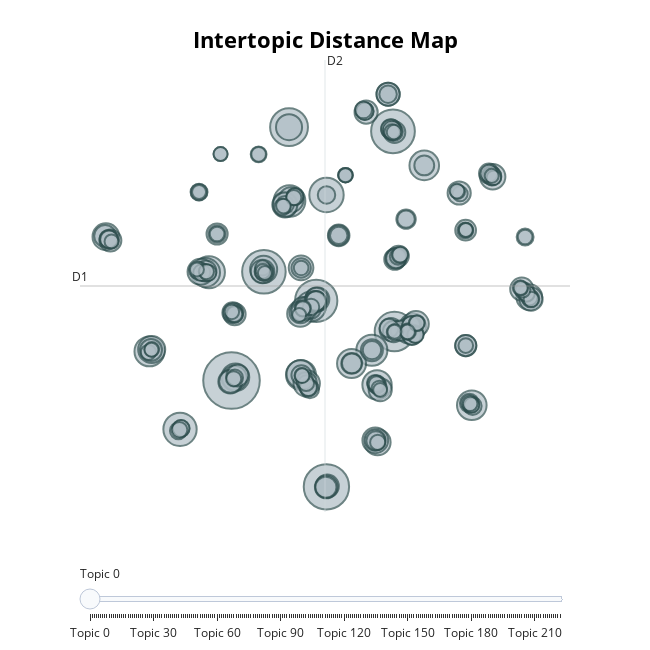

Source (notebook cell):
### Code cell
topic_model.visualize_topics()

### Figure 1 — Plotly figure (JSON) as saved in the notebook; plotly's stock layout.template omitted (floating-point values rounded to 4 significant figures; data arrays with more than 128 entries replaced by an {"elided": "..."} marker saying what was removed)
{"data": [{"customdata": {"elided": "223x3 mixed values"}, "hovertemplate": "<b>Topic %{customdata[0]}</b><br>%{customdata[1]}<br>Size: %{customdata[2]}", "legendgroup": "", "marker": {"color": "#B0BEC5", "line": {"color": "DarkSlateGrey", "width": 2}, "size": {"elided": "223 int values"}, "sizemode": "area", "sizeref": 0.1119, "symbol": "circle"}, "mode": "markers", "name": "", "orientation": "v", "showlegend": false, "type": "scatter", "x": {"elided": "223 float values"}, "xaxis": "x", "y": {"elided": "223 float values"}, "yaxis": "y"}], "layout": {"annotations": [{"showarrow": false, "text": "D1", "x": -13.44, "y": 2.946, "yshift": 10}, {"showarrow": false, "text": "D2", "x": 3.615, "xshift": 10, "y": 21.32}], "height": 650, "hoverlabel": {"bgcolor": "white", "font": {"family": "Rockwell", "size": 16}}, "legend": {"itemsizing": "constant", "tracegroupgap": 0}, "margin": {"t": 60}, "shapes": [{"line": {"color": "#CFD8DC", "width": 2}, "type": "line", "x0": 3.615, "x1": 3.615, "y0": -15.43, "y1": 21.32}, {"line": {"color": "#9E9E9E", "width": 2}, "type": "line", "x0": -13.44, "x1": 20.67, "y0": 2.946, "y1": 2.946}], "sliders": [{"active": 0, "pad": {"t": 50}, "steps": [{"args": [{"marker.color": {"elided": "1x223 str values"}}], "label": "Topic 0", "method": "update"}, {"args": [{"marker.color": {"elided": "1x223 str values"}}], "label": "Topic 1", "method": "update"}, {"args": [{"marker.color": {"elided": "1x223 str values"}}], "label": "Topic 2", "method": "update"}, {"args": [{"marker.color": {"elided": "1x223 str values"}}], "label": "Topic 3", "method": "update"}, {"args": [{"marker.color": {"elided": "1x223 str values"}}], "label": "Topic 4", "method": "update"}, {"args": [{"marker.color": {"elided": "1x223 str values"}}], "label": "Topic 5", "method": "update"}, {"args": [{"marker.color": {"elided": "1x223 str values"}}], "label": "Topic 6", "method": "update"}, {"args": [{"marker.color": {"elided": "1x223 str values"}}], "label": "Topic 7", "method": "update"}, {"args": [{"marker.color": {"elided": "1x223 str values"}}], "label": "Topic 8", "method": "update"}, {"args": [{"marker.color": {"elided": "1x223 str values"}}], "label": "Topic 9", "method": "update"}, {"args": [{"marker.color": {"elided": "1x223 str values"}}], "label": "Topic 10", "method": "update"}, {"args": [{"marker.color": {"elided": "1x223 str values"}}], "label": "Topic 11", "method": "update"}, {"args": [{"marker.color": {"elided": "1x223 str values"}}], "label": "Topic 12", "method": "update"}, {"args": [{"marker.color": {"elided": "1x223 str values"}}], "label": "Topic 13", "method": "update"}, {"args": [{"marker.color": {"elided": "1x223 str values"}}], "label": "Topic 14", "method": "update"}, {"args": [{"marker.color": {"elided": "1x223 str values"}}], "label": "Topic 15", "method": "update"}, {"args": [{"marker.color": {"elided": "1x223 str values"}}], "label": "Topic 16", "method": "update"}, {"args": [{"marker.color": {"elided": "1x223 str values"}}], "label": "Topic 17", "method": "update"}, {"args": [{"marker.color": {"elided": "1x223 str values"}}], "label": "Topic 18", "method": "update"}, {"args": [{"marker.color": {"elided": "1x223 str values"}}], "label": "Topic 19", "method": "update"}, {"args": [{"marker.color": {"elided": "1x223 str values"}}], "label": "Topic 20", "method": "update"}, {"args": [{"marker.color": {"elided": "1x223 str values"}}], "label": "Topic 21", "method": "update"}, {"args": [{"marker.color": {"elided": "1x223 str values"}}], "label": "Topic 22", "method": "update"}, {"args": [{"marker.color": {"elided": "1x223 str values"}}], "label": "Topic 23", "method": "update"}, {"args": [{"marker.color": {"elided": "1x223 str values"}}], "label": "Topic 24", "method": "update"}, {"args": [{"marker.color": {"elided": "1x223 str values"}}], "label": "Topic 25", "method": "update"}, {"args": [{"marker.color": {"elided": "1x223 str values"}}], "label": "Topic 26", "method": "update"}, {"args": [{"marker.color": {"elided": "1x223 str values"}}], "label": "Topic 27", "method": "update"}, {"args": [{"marker.color": {"elided": "1x223 str values"}}], "label": "Topic 28", "method": "update"}, {"args": [{"marker.color": {"elided": "1x223 str values"}}], "label": "Topic 29", "method": "update"}, {"args": [{"marker.color": {"elided": "1x223 str values"}}], "label": "Topic 30", "method": "update"}, {"args": [{"marker.color": {"elided": "1x223 str values"}}], "label": "Topic 31", "method": "update"}, {"args": [{"marker.color": {"elided": "1x223 str values"}}], "label": "Topic 32", "method": "update"}, {"args": [{"marker.color": {"elided": "1x223 str values"}}], "label": "Topic 33", "method": "update"}, {"args": [{"marker.color": {"elided": "1x223 str values"}}], "label": "Topic 34", "method": "update"}, {"args": [{"marker.color": {"elided": "1x223 str values"}}], "label": "Topic 35", "method": "update"}, {"args": [{"marker.color": {"elided": "1x223 str values"}}], "label": "Topic 36", "method": "update"}, {"args": [{"marker.color": {"elided": "1x223 str values"}}], "label": "Topic 37", "method": "update"}, {"args": [{"marker.color": {"elided": "1x223 str values"}}], "label": "Topic 38", "method": "update"}, {"args": [{"marker.color": {"elided": "1x223 str values"}}], "label": "Topic 39", "method": "update"}, {"args": [{"marker.color": {"elided": "1x223 str values"}}], "label": "Topic 40", "method": "update"}, {"args": [{"marker.color": {"elided": "1x223 str values"}}], "label": "Topic 41", "method": "update"}, {"args": [{"marker.color": {"elided": "1x223 str values"}}], "label": "Topic 42", "method": "update"}, {"args": [{"marker.color": {"elided": "1x223 str values"}}], "label": "Topic 43", "method": "update"}, {"args": [{"marker.color": {"elided": "1x223 str values"}}], "label": "Topic 44", "method": "update"}, {"args": [{"marker.color": {"elided": "1x223 str values"}}], "label": "Topic 45", "method": "update"}, {"args": [{"marker.color": {"elided": "1x223 str values"}}], "label": "Topic 46", "method": "update"}, {"args": [{"marker.color": {"elided": "1x223 str values"}}], "label": "Topic 47", "method": "update"}, {"args": [{"marker.color": {"elided": "1x223 str values"}}], "label": "Topic 48", "method": "update"}, {"args": [{"marker.color": {"elided": "1x223 str values"}}], "label": "Topic 49", "method": "update"}, {"args": [{"marker.color": {"elided": "1x223 str values"}}], "label": "Topic 50", "method": "update"}, {"args": [{"marker.color": {"elided": "1x223 str values"}}], "label": "Topic 51", "method": "update"}, {"args": [{"marker.color": {"elided": "1x223 str values"}}], "label": "Topic 52", "method": "update"}, {"args": [{"marker.color": {"elided": "1x223 str values"}}], "label": "Topic 53", "method": "update"}, {"args": [{"marker.color": {"elided": "1x223 str values"}}], "label": "Topic 54", "method": "update"}, {"args": [{"marker.color": {"elided": "1x223 str values"}}], "label": "Topic 55", "method": "update"}, {"args": [{"marker.color": {"elided": "1x223 str values"}}], "label": "Topic 56", "method": "update"}, {"args": [{"marker.color": {"elided": "1x223 str values"}}], "label": "Topic 57", "method": "update"}, {"args": [{"marker.color": {"elided": "1x223 str values"}}], "label": "Topic 58", "method": "update"}, {"args": [{"marker.color": {"elided": "1x223 str values"}}], "label": "Topic 59", "method": "update"}, {"args": [{"marker.color": {"elided": "1x223 str values"}}], "label": "Topic 60", "method": "update"}, {"args": [{"marker.color": {"elided": "1x223 str values"}}], "label": "Topic 61", "method": "update"}, {"args": [{"marker.color": {"elided": "1x223 str values"}}], "label": "Topic 62", "method": "update"}, {"args": [{"marker.color": {"elided": "1x223 str values"}}], "label": "Topic 63", "method": "update"}, {"args": [{"marker.color": {"elided": "1x223 str values"}}], "label": "Topic 64", "method": "update"}, {"args": [{"marker.color": {"elided": "1x223 str values"}}], "label": "Topic 65", "method": "update"}, {"args": [{"marker.color": {"elided": "1x223 str values"}}], "label": "Topic 66", "method": "update"}, {"args": [{"marker.color": {"elided": "1x223 str values"}}], "label": "Topic 67", "method": "update"}, {"args": [{"marker.color": {"elided": "1x223 str values"}}], "label": "Topic 68", "method": "update"}, {"args": [{"marker.color": {"elided": "1x223 str values"}}], "label": "Topic 69", "method": "update"}, {"args": [{"marker.color": {"elided": "1x223 str values"}}], "label": "Topic 70", "method": "update"}, {"args": [{"marker.color": {"elided": "1x223 str values"}}], "label": "Topic 71", "method": "update"}, {"args": [{"marker.color": {"elided": "1x223 str values"}}], "label": "Topic 72", "method": "update"}, {"args": [{"marker.color": {"elided": "1x223 str values"}}], "label": "Topic 73", "method": "update"}, {"args": [{"marker.color": {"elided": "1x223 str values"}}], "label": "Topic 74", "method": "update"}, {"args": [{"marker.color": {"elided": "1x223 str values"}}], "label": "Topic 75", "method": "update"}, {"args": [{"marker.color": {"elided": "1x223 str values"}}], "label": "Topic 76", "method": "update"}, {"args": [{"marker.color": {"elided": "1x223 str values"}}], "label": "Topic 77", "method": "update"}, {"args": [{"marker.color": {"elided": "1x223 str values"}}], "label": "Topic 78", "method": "update"}, {"args": [{"marker.color": {"elided": "1x223 str values"}}], "label": "Topic 79", "method": "update"}, {"args": [{"marker.color": {"elided": "1x223 str values"}}], "label": "Topic 80", "method": "update"}, {"args": [{"marker.color": {"elided": "1x223 str values"}}], "label": "Topic 81", "method": "update"}, {"args": [{"marker.color": {"elided": "1x223 str values"}}], "label": "Topic 82", "method": "update"}, {"args": [{"marker.color": {"elided": "1x223 str values"}}], "label": "Topic 83", "method": "update"}, {"args": [{"marker.color": {"elided": "1x223 str values"}}], "label": "Topic 84", "method": "update"}, {"args": [{"marker.color": {"elided": "1x223 str values"}}], "label": "Topic 85", "method": "update"}, {"args": [{"marker.color": {"elided": "1x223 str values"}}], "label": "Topic 86", "method": "update"}, {"args": [{"marker.color": {"elided": "1x223 str values"}}], "label": "Topic 87", "method": "update"}, {"args": [{"marker.color": {"elided": "1x223 str values"}}], "label": "Topic 88", "method": "update"}, {"args": [{"marker.color": {"elided": "1x223 str values"}}], "label": "Topic 89", "method": "update"}, {"args": [{"marker.color": {"elided": "1x223 str values"}}], "label": "Topic 90", "method": "update"}, {"args": [{"marker.color": {"elided": "1x223 str values"}}], "label": "Topic 91", "method": "update"}, {"args": [{"marker.color": {"elided": "1x223 str values"}}], "label": "Topic 92", "method": "update"}, {"args": [{"marker.color": {"elided": "1x223 str values"}}], "label": "Topic 93", "method": "update"}, {"args": [{"marker.color": {"elided": "1x223 str values"}}], "label": "Topic 94", "method": "update"}, {"args": [{"marker.color": {"elided": "1x223 str values"}}], "label": "Topic 95", "method": "update"}, {"args": [{"marker.color": {"elided": "1x223 str values"}}], "label": "Topic 96", "method": "update"}, {"args": [{"marker.color": {"elided": "1x223 str values"}}], "label": "Topic 97", "method": "update"}, {"args": [{"marker.color": {"elided": "1x223 str values"}}], "label": "Topic 98", "method": "update"}, {"args": [{"marker.color": {"elided": "1x223 str values"}}], "label": "Topic 99", "method": "update"}, {"args": [{"marker.color": {"elided": "1x223 str values"}}], "label": "Topic 100", "method": "update"}, {"args": [{"marker.color": {"elided": "1x223 str values"}}], "label": "Topic 101", "method": "update"}, {"args": [{"marker.color": {"elided": "1x223 str values"}}], "label": "Topic 102", "method": "update"}, {"args": [{"marker.color": {"elided": "1x223 str values"}}], "label": "Topic 103", "method": "update"}, {"args": [{"marker.color": {"elided": "1x223 str values"}}], "label": "Topic 104", "method": "update"}, {"args": [{"marker.color": {"elided": "1x223 str values"}}], "label": "Topic 105", "method": "update"}, {"args": [{"marker.color": {"elided": "1x223 str values"}}], "label": "Topic 106", "method": "update"}, {"args": [{"marker.color": {"elided": "1x223 str values"}}], "label": "Topic 107", "method": "update"}, {"args": [{"marker.color": {"elided": "1x223 str values"}}], "label": "Topic 108", "method": "update"}, {"args": [{"marker.color": {"elided": "1x223 str values"}}], "label": "Topic 109", "method": "update"}, {"args": [{"marker.color": {"elided": "1x223 str values"}}], "label": "Topic 110", "method": "update"}, {"args": [{"marker.color": {"elided": "1x223 str values"}}], "label": "Topic 111", "method": "update"}, {"args": [{"marker.color": {"elided": "1x223 str values"}}], "label": "Topic 112", "method": "update"}, {"args": [{"marker.color": {"elided": "1x223 str values"}}], "label": "Topic 113", "method": "update"}, {"args": [{"marker.color": {"elided": "1x223 str values"}}], "label": "Topic 114", "method": "update"}, {"args": [{"marker.color": {"elided": "1x223 str values"}}], "label": "Topic 115", "method": "update"}, {"args": [{"marker.color": {"elided": "1x223 str values"}}], "label": "Topic 116", "method": "update"}, {"args": [{"marker.color": {"elided": "1x223 str values"}}], "label": "Topic 117", "method": "update"}, {"args": [{"marker.color": {"elided": "1x223 str values"}}], "label": "Topic 118", "method": "update"}, {"args": [{"marker.color": {"elided": "1x223 str values"}}], "label": "Topic 119", "method": "update"}, {"args": [{"marker.color": {"elided": "1x223 str values"}}], "label": "Topic 120", "method": "update"}, {"args": [{"marker.color": {"elided": "1x223 str values"}}], "label": "Topic 121", "method": "update"}, {"args": [{"marker.color": {"elided": "1x223 str values"}}], "label": "Topic 122", "method": "update"}, {"args": [{"marker.color": {"elided": "1x223 str values"}}], "label": "Topic 123", "method": "update"}, {"args": [{"marker.color": {"elided": "1x223 str values"}}], "label": "Topic 124", "method": "update"}, {"args": [{"marker.color": {"elided": "1x223 str values"}}], "label": "Topic 125", "method": "update"}, {"args": [{"marker.color": {"elided": "1x223 str values"}}], "label": "Topic 126", "method": "update"}, {"args": [{"marker.color": {"elided": "1x223 str values"}}], "label": "Topic 127", "method": "update"}, {"args": [{"marker.color": {"elided": "1x223 str values"}}], "label": "Topic 128", "method": "update"}, {"args": [{"marker.color": {"elided": "1x223 str values"}}], "label": "Topic 129", "method": "update"}, {"args": [{"marker.color": {"elided": "1x223 str values"}}], "label": "Topic 130", "method": "update"}, {"args": [{"marker.color": {"elided": "1x223 str values"}}], "label": "Topic 131", "method": "update"}, {"args": [{"marker.color": {"elided": "1x223 str values"}}], "label": "Topic 132", "method": "update"}, {"args": [{"marker.color": {"elided": "1x223 str values"}}], "label": "Topic 133", "method": "update"}, {"args": [{"marker.color": {"elided": "1x223 str values"}}], "label": "Topic 134", "method": "update"}, {"args": [{"marker.color": {"elided": "1x223 str values"}}], "label": "Topic 135", "method": "update"}, {"args": [{"marker.color": {"elided": "1x223 str values"}}], "label": "Topic 136", "method": "update"}, {"args": [{"marker.color": {"elided": "1x223 str values"}}], "label": "Topic 137", "method": "update"}, {"args": [{"marker.color": {"elided": "1x223 str values"}}], "label": "Topic 138", "method": "update"}, {"args": [{"marker.color": {"elided": "1x223 str values"}}], "label": "Topic 139", "method": "update"}, {"args": [{"marker.color": {"elided": "1x223 str values"}}], "label": "Topic 140", "method": "update"}, {"args": [{"marker.color": {"elided": "1x223 str values"}}], "label": "Topic 141", "method": "update"}, {"args": [{"marker.color": {"elided": "1x223 str values"}}], "label": "Topic 142", "method": "update"}, {"args": [{"marker.color": {"elided": "1x223 str values"}}], "label": "Topic 143", "method": "update"}, {"args": [{"marker.color": {"elided": "1x223 str values"}}], "label": "Topic 144", "method": "update"}, {"args": [{"marker.color": {"elided": "1x223 str values"}}], "label": "Topic 145", "method": "update"}, {"args": [{"marker.color": {"elided": "1x223 str values"}}], "label": "Topic 146", "method": "update"}, {"args": [{"marker.color": {"elided": "1x223 str values"}}], "label": "Topic 147", "method": "update"}, {"args": [{"marker.color": {"elided": "1x223 str values"}}], "label": "Topic 148", "method": "update"}, {"args": [{"marker.color": {"elided": "1x223 str values"}}], "label": "Topic 149", "method": "update"}, {"args": [{"marker.color": {"elided": "1x223 str values"}}], "label": "Topic 150", "method": "update"}, {"args": [{"marker.color": {"elided": "1x223 str values"}}], "label": "Topic 151", "method": "update"}, {"args": [{"marker.color": {"elided": "1x223 str values"}}], "label": "Topic 152", "method": "update"}, {"args": [{"marker.color": {"elided": "1x223 str values"}}], "label": "Topic 153", "method": "update"}, {"args": [{"marker.color": {"elided": "1x223 str values"}}], "label": "Topic 154", "method": "update"}, {"args": [{"marker.color": {"elided": "1x223 str values"}}], "label": "Topic 155", "method": "update"}, {"args": [{"marker.color": {"elided": "1x223 str values"}}], "label": "Topic 156", "method": "update"}, {"args": [{"marker.color": {"elided": "1x223 str values"}}], "label": "Topic 157", "method": "update"}, {"args": [{"marker.color": {"elided": "1x223 str values"}}], "label": "Topic 158", "method": "update"}, {"args": [{"marker.color": {"elided": "1x223 str values"}}], "label": "Topic 159", "method": "update"}, {"args": [{"marker.color": {"elided": "1x223 str values"}}], "label": "Topic 160", "method": "update"}, {"args": [{"marker.color": {"elided": "1x223 str values"}}], "label": "Topic 161", "method": "update"}, {"args": [{"marker.color": {"elided": "1x223 str values"}}], "label": "Topic 162", "method": "update"}, {"args": [{"marker.color": {"elided": "1x223 str values"}}], "label": "Topic 163", "method": "update"}, {"args": [{"marker.color": {"elided": "1x223 str values"}}], "label": "Topic 164", "method": "update"}, {"args": [{"marker.color": {"elided": "1x223 str values"}}], "label": "Topic 165", "method": "update"}, {"args": [{"marker.color": {"elided": "1x223 str values"}}], "label": "Topic 166", "method": "update"}, {"args": [{"marker.color": {"elided": "1x223 str values"}}], "label": "Topic 167", "method": "update"}, {"args": [{"marker.color": {"elided": "1x223 str values"}}], "label": "Topic 168", "method": "update"}, {"args": [{"marker.color": {"elided": "1x223 str values"}}], "label": "Topic 169", "method": "update"}, {"args": [{"marker.color": {"elided": "1x223 str values"}}], "label": "Topic 170", "method": "update"}, {"args": [{"marker.color": {"elided": "1x223 str values"}}], "label": "Topic 171", "method": "update"}, {"args": [{"marker.color": {"elided": "1x223 str values"}}], "label": "Topic 172", "method": "update"}, {"args": [{"marker.color": {"elided": "1x223 str values"}}], "label": "Topic 173", "method": "update"}, {"args": [{"marker.color": {"elided": "1x223 str values"}}], "label": "Topic 174", "method": "update"}, {"args": [{"marker.color": {"elided": "1x223 str values"}}], "label": "Topic 175", "method": "update"}, {"args": [{"marker.color": {"elided": "1x223 str values"}}], "label": "Topic 176", "method": "update"}, {"args": [{"marker.color": {"elided": "1x223 str values"}}], "label": "Topic 177", "method": "update"}, {"args": [{"marker.color": {"elided": "1x223 str values"}}], "label": "Topic 178", "method": "update"}, {"args": [{"marker.color": {"elided": "1x223 str values"}}], "label": "Topic 179", "method": "update"}, {"args": [{"marker.color": {"elided": "1x223 str values"}}], "label": "Topic 180", "method": "update"}, {"args": [{"marker.color": {"elided": "1x223 str values"}}], "label": "Topic 181", "method": "update"}, {"args": [{"marker.color": {"elided": "1x223 str values"}}], "label": "Topic 182", "method": "update"}, {"args": [{"marker.color": {"elided": "1x223 str values"}}], "label": "Topic 183", "method": "update"}, {"args": [{"marker.color": {"elided": "1x223 str values"}}], "label": "Topic 184", "method": "update"}, {"args": [{"marker.color": {"elided": "1x223 str values"}}], "label": "Topic 185", "method": "update"}, {"args": [{"marker.color": {"elided": "1x223 str values"}}], "label": "Topic 186", "method": "update"}, {"args": [{"marker.color": {"elided": "1x223 str values"}}], "label": "Topic 187", "method": "update"}, {"args": [{"marker.color": {"elided": "1x223 str values"}}], "label": "Topic 188", "method": "update"}, {"args": [{"marker.color": {"elided": "1x223 str values"}}], "label": "Topic 189", "method": "update"}, {"args": [{"marker.color": {"elided": "1x223 str values"}}], "label": "Topic 190", "method": "update"}, {"args": [{"marker.color": {"elided": "1x223 str values"}}], "label": "Topic 191", "method": "update"}, {"args": [{"marker.color": {"elided": "1x223 str values"}}], "label": "Topic 192", "method": "update"}, {"args": [{"marker.color": {"elided": "1x223 str values"}}], "label": "Topic 193", "method": "update"}, {"args": [{"marker.color": {"elided": "1x223 str values"}}], "label": "Topic 194", "method": "update"}, {"args": [{"marker.color": {"elided": "1x223 str values"}}], "label": "Topic 195", "method": "update"}, {"args": [{"marker.color": {"elided": "1x223 str values"}}], "label": "Topic 196", "method": "update"}, {"args": [{"marker.color": {"elided": "1x223 str values"}}], "label": "Topic 197", "method": "update"}, {"args": [{"marker.color": {"elided": "1x223 str values"}}], "label": "Topic 198", "method": "update"}, {"args": [{"marker.color": {"elided": "1x223 str values"}}], "label": "Topic 199", "method": "update"}, {"args": [{"marker.color": {"elided": "1x223 str values"}}], "label": "Topic 200", "method": "update"}, {"args": [{"marker.color": {"elided": "1x223 str values"}}], "label": "Topic 201", "method": "update"}, {"args": [{"marker.color": {"elided": "1x223 str values"}}], "label": "Topic 202", "method": "update"}, {"args": [{"marker.color": {"elided": "1x223 str values"}}], "label": "Topic 203", "method": "update"}, {"args": [{"marker.color": {"elided": "1x223 str values"}}], "label": "Topic 204", "method": "update"}, {"args": [{"marker.color": {"elided": "1x223 str values"}}], "label": "Topic 205", "method": "update"}, {"args": [{"marker.color": {"elided": "1x223 str values"}}], "label": "Topic 206", "method": "update"}, {"args": [{"marker.color": {"elided": "1x223 str values"}}], "label": "Topic 207", "method": "update"}, {"args": [{"marker.color": {"elided": "1x223 str values"}}], "label": "Topic 208", "method": "update"}, {"args": [{"marker.color": {"elided": "1x223 str values"}}], "label": "Topic 209", "method": "update"}, {"args": [{"marker.color": {"elided": "1x223 str values"}}], "label": "Topic 210", "method": "update"}, {"args": [{"marker.color": {"elided": "1x223 str values"}}], "label": "Topic 211", "method": "update"}, {"args": [{"marker.color": {"elided": "1x223 str values"}}], "label": "Topic 212", "method": "update"}, {"args": [{"marker.color": {"elided": "1x223 str values"}}], "label": "Topic 213", "method": "update"}, {"args": [{"marker.color": {"elided": "1x223 str values"}}], "label": "Topic 214", "method": "update"}, {"args": [{"marker.color": {"elided": "1x223 str values"}}], "label": "Topic 215", "method": "update"}, {"args": [{"marker.color": {"elided": "1x223 str values"}}], "label": "Topic 216", "method": "update"}, {"args": [{"marker.color": {"elided": "1x223 str values"}}], "label": "Topic 217", "method": "update"}, {"args": [{"marker.color": {"elided": "1x223 str values"}}], "label": "Topic 218", "method": "update"}, {"args": [{"marker.color": {"elided": "1x223 str values"}}], "label": "Topic 219", "method": "update"}, {"args": [{"marker.color": {"elided": "1x223 str values"}}], "label": "Topic 220", "method": "update"}, {"args": [{"marker.color": {"elided": "1x223 str values"}}], "label": "Topic 221", "method": "update"}, {"args": [{"marker.color": {"elided": "1x223 str values"}}], "label": "Topic 222", "method": "update"}]}], "title": {"font": {"color": "Black", "size": 22}, "text": "<b>Intertopic Distance Map</b>", "x": 0.5, "xanchor": "center", "y": 0.95, "yanchor": "top"}, "width": 650, "xaxis": {"anchor": "y", "domain": [0, 1], "range": [-13.44, 20.67], "title": {"text": ""}, "visible": false}, "yaxis": {"anchor": "x", "domain": [0, 1], "range": [-15.43, 21.32], "title": {"text": ""}, "visible": false}}}
